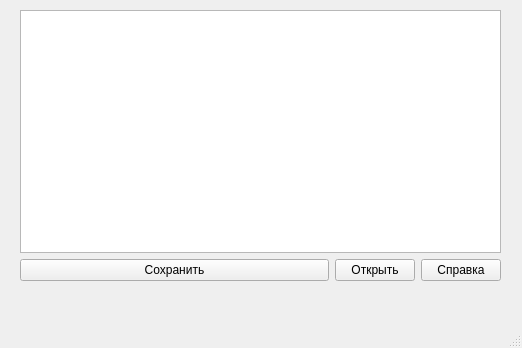
<?xml version="1.0" encoding="UTF-8"?>
<ui version="4.0">
 <class>MainWindow</class>
 <widget class="QMainWindow" name="MainWindow">
  <property name="geometry">
   <rect>
    <x>0</x>
    <y>0</y>
    <width>522</width>
    <height>348</height>
   </rect>
  </property>
  <property name="windowTitle">
   <string>MainWindow</string>
  </property>
  <widget class="QWidget" name="centralwidget">
   <widget class="QWidget" name="layoutWidget">
    <property name="geometry">
     <rect>
      <x>20</x>
      <y>10</y>
      <width>481</width>
      <height>271</height>
     </rect>
    </property>
    <layout class="QGridLayout" name="gridLayout" rowstretch="10,0" columnstretch="5,0,0">
     <property name="sizeConstraint">
      <enum>QLayout::SetMinAndMaxSize</enum>
     </property>
     <item row="1" column="1">
      <widget class="QPushButton" name="OpenButton">
       <property name="text">
        <string>Открыть</string>
       </property>
      </widget>
     </item>
     <item row="1" column="2">
      <widget class="QPushButton" name="HelpButton">
       <property name="text">
        <string>Справка</string>
       </property>
      </widget>
     </item>
     <item row="1" column="0">
      <widget class="QPushButton" name="SaveButton">
       <property name="text">
        <string>Сохранить</string>
       </property>
      </widget>
     </item>
     <item row="0" column="0" colspan="3">
      <widget class="QPlainTextEdit" name="Editor"/>
     </item>
    </layout>
   </widget>
  </widget>
  <widget class="QMenuBar" name="menubar">
   <property name="geometry">
    <rect>
     <x>0</x>
     <y>0</y>
     <width>522</width>
     <height>20</height>
    </rect>
   </property>
  </widget>
  <widget class="QStatusBar" name="statusbar"/>
 </widget>
 <resources/>
 <connections/>
</ui>
